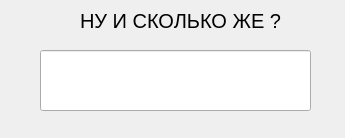
<?xml version="1.0" encoding="UTF-8"?>
<ui version="4.0">
 <class>Dialog</class>
 <widget class="QDialog" name="Dialog">
  <property name="geometry">
   <rect>
    <x>0</x>
    <y>0</y>
    <width>345</width>
    <height>138</height>
   </rect>
  </property>
  <property name="windowTitle">
   <string>Dialog</string>
  </property>
  <widget class="QLineEdit" name="lineEdit">
   <property name="geometry">
    <rect>
     <x>40</x>
     <y>50</y>
     <width>271</width>
     <height>61</height>
    </rect>
   </property>
  </widget>
  <widget class="QLabel" name="label">
   <property name="geometry">
    <rect>
     <x>80</x>
     <y>10</y>
     <width>251</width>
     <height>21</height>
    </rect>
   </property>
   <property name="font">
    <font>
     <pointsize>15</pointsize>
    </font>
   </property>
   <property name="text">
    <string>НУ И СКОЛЬКО ЖЕ ?</string>
   </property>
  </widget>
 </widget>
 <resources/>
 <connections/>
</ui>
